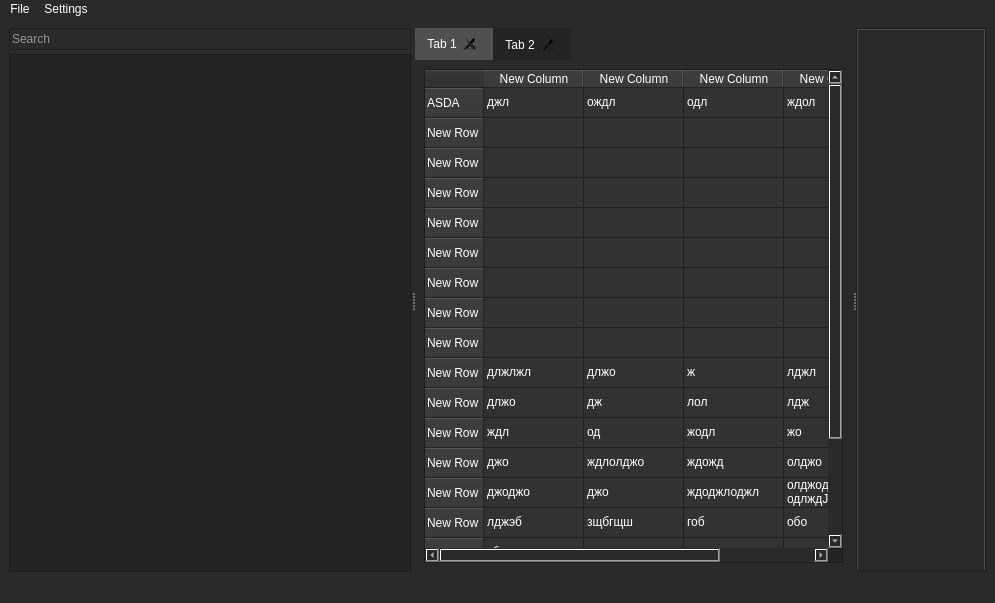
<?xml version="1.0" encoding="UTF-8"?>
<ui version="4.0">
 <class>MainWindow</class>
 <widget class="QMainWindow" name="MainWindow">
  <property name="geometry">
   <rect>
    <x>0</x>
    <y>0</y>
    <width>995</width>
    <height>603</height>
   </rect>
  </property>
  <property name="windowTitle">
   <string>MainWindow</string>
  </property>
  <property name="styleSheet">
   <string notr="true">background-color: rgb(42, 42, 42);
color: rgb(255, 255, 255);</string>
  </property>
  <widget class="QWidget" name="centra_widget">
   <layout class="QHBoxLayout" name="horizontalLayout">
    <item>
     <widget class="QSplitter" name="splitter">
      <property name="frameShape">
       <enum>QFrame::NoFrame</enum>
      </property>
      <property name="orientation">
       <enum>Qt::Horizontal</enum>
      </property>
      <widget class="QWidget" name="layoutWidget">
       <layout class="QVBoxLayout" name="asset_browser_layiut">
        <property name="spacing">
         <number>4</number>
        </property>
        <property name="sizeConstraint">
         <enum>QLayout::SetDefaultConstraint</enum>
        </property>
        <item>
         <widget class="QLineEdit" name="search_widget">
          <property name="maximumSize">
           <size>
            <width>16777215</width>
            <height>16777215</height>
           </size>
          </property>
          <property name="placeholderText">
           <string>Search</string>
          </property>
         </widget>
        </item>
        <item>
         <widget class="QTreeWidget" name="project_tree_widget">
          <property name="maximumSize">
           <size>
            <width>16777215</width>
            <height>16777215</height>
           </size>
          </property>
          <property name="font">
           <font>
            <pointsize>20</pointsize>
           </font>
          </property>
          <property name="statusTip">
           <string/>
          </property>
          <property name="styleSheet">
           <string notr="true">QTreeWidget{
	background-color: rgb(36, 36, 36);
	color: rgb(255, 255, 255);
	alternate-background-color: rgb(28, 28, 28);
}
QTreeWidget::item{
	background-color: rgb(50, 50, 50);
	color: rgb(255, 255, 255);
	border-radius: 10px;
	border-bottom: 10px;
	margin-top: 2px;
	margin-bottom: 2px;
}
QTreeWidget::item:selected {
	background-color: rgb(80, 80, 80);

}
QTreeWidget::item:pressed {
	background-color: rgb(10, 10, 10);
}

QTreeWidget::item::icon {
    margin-right: 5px;
}

QTreeView::branch:closed:has-children {
    border-image: none;
}

QTreeView::branch:open:has-children {
    border-image: none;
}

QTreeView::branch:!has-children {
    border-image: none;
}</string>
          </property>
          <property name="verticalScrollBarPolicy">
           <enum>Qt::ScrollBarAsNeeded</enum>
          </property>
          <property name="sizeAdjustPolicy">
           <enum>QAbstractScrollArea::AdjustIgnored</enum>
          </property>
          <property name="alternatingRowColors">
           <bool>true</bool>
          </property>
          <property name="verticalScrollMode">
           <enum>QAbstractItemView::ScrollPerItem</enum>
          </property>
          <property name="autoExpandDelay">
           <number>-1</number>
          </property>
          <property name="indentation">
           <number>15</number>
          </property>
          <property name="rootIsDecorated">
           <bool>true</bool>
          </property>
          <property name="uniformRowHeights">
           <bool>false</bool>
          </property>
          <property name="itemsExpandable">
           <bool>true</bool>
          </property>
          <property name="sortingEnabled">
           <bool>false</bool>
          </property>
          <property name="animated">
           <bool>false</bool>
          </property>
          <property name="headerHidden">
           <bool>true</bool>
          </property>
          <attribute name="headerVisible">
           <bool>false</bool>
          </attribute>
          <attribute name="headerCascadingSectionResizes">
           <bool>false</bool>
          </attribute>
          <attribute name="headerHighlightSections">
           <bool>false</bool>
          </attribute>
          <attribute name="headerShowSortIndicator" stdset="0">
           <bool>false</bool>
          </attribute>
          <attribute name="headerStretchLastSection">
           <bool>true</bool>
          </attribute>
         </widget>
        </item>
       </layout>
      </widget>
      <widget class="QTabWidget" name="asset_tab_widget">
       <property name="font">
        <font>
         <kerning>true</kerning>
        </font>
       </property>
       <property name="styleSheet">
        <string notr="true">QTabWidget{
	background-color: rgb(36, 36, 36);
	color: rgb(255, 255, 255);
	alternate-background-color: rgb(28, 28, 28);
}
QTabWidget::pane{
	background-color: rgb(36, 36, 36);
	color: rgb(255, 255, 255);
	alternate-background-color: rgb(28, 28, 28);
}
QTabWidget::pane:selected {
	background-color: rgb(80, 80, 80);

}


QTabWidget::pane {
  background: rgb(245, 245, 245);
} 

QTabBar::tab {
	background-color: rgb(36, 36, 36);
	color: rgb(255, 255, 255);
	alternate-background-color: rgb(28, 28, 28);
} 

QTabBar::tab:selected { 
	background-color: rgb(80, 80, 80); 
}</string>
       </property>
       <property name="tabPosition">
        <enum>QTabWidget::North</enum>
       </property>
       <property name="currentIndex">
        <number>0</number>
       </property>
       <property name="usesScrollButtons">
        <bool>true</bool>
       </property>
       <property name="documentMode">
        <bool>false</bool>
       </property>
       <property name="tabsClosable">
        <bool>true</bool>
       </property>
       <property name="movable">
        <bool>true</bool>
       </property>
       <property name="tabBarAutoHide">
        <bool>false</bool>
       </property>
       <widget class="QWidget" name="tab">
        <attribute name="title">
         <string>Tab 1</string>
        </attribute>
        <layout class="QVBoxLayout" name="verticalLayout_2">
         <item>
          <widget class="QTableWidget" name="table_widget_3">
           <property name="sizePolicy">
            <sizepolicy hsizetype="Expanding" vsizetype="Expanding">
             <horstretch>0</horstretch>
             <verstretch>0</verstretch>
            </sizepolicy>
           </property>
           <property name="styleSheet">
            <string notr="true">QTableWidget{
	background-color: rgb(36, 36, 36);
	color: rgb(255, 255, 255);
	alternate-background-color: rgb(28, 28, 28);
}
QTableWidget::item{
	background-color: rgb(50, 50, 50);
	color: rgb(255, 255, 255);
}
QTableWidget::item:selected {
	background-color: rgb(80, 80, 80);

}
QTableWidget::item:pressed {
	background-color: rgb(10, 10, 10);
}

QHeaderView::section {
	background-color: rgb(50, 50, 50);
	color: rgb(255, 255, 255);
}</string>
           </property>
           <property name="frameShape">
            <enum>QFrame::StyledPanel</enum>
           </property>
           <property name="frameShadow">
            <enum>QFrame::Sunken</enum>
           </property>
           <property name="sizeAdjustPolicy">
            <enum>QAbstractScrollArea::AdjustIgnored</enum>
           </property>
           <property name="dragEnabled">
            <bool>false</bool>
           </property>
           <property name="alternatingRowColors">
            <bool>true</bool>
           </property>
           <property name="showGrid">
            <bool>true</bool>
           </property>
           <property name="gridStyle">
            <enum>Qt::SolidLine</enum>
           </property>
           <property name="sortingEnabled">
            <bool>false</bool>
           </property>
           <attribute name="horizontalHeaderVisible">
            <bool>true</bool>
           </attribute>
           <attribute name="horizontalHeaderCascadingSectionResizes">
            <bool>false</bool>
           </attribute>
           <attribute name="horizontalHeaderHighlightSections">
            <bool>true</bool>
           </attribute>
           <attribute name="horizontalHeaderShowSortIndicator" stdset="0">
            <bool>false</bool>
           </attribute>
           <attribute name="horizontalHeaderStretchLastSection">
            <bool>false</bool>
           </attribute>
           <row>
            <property name="text">
             <string>ASDA</string>
            </property>
           </row>
           <row>
            <property name="text">
             <string>New Row</string>
            </property>
           </row>
           <row>
            <property name="text">
             <string>New Row</string>
            </property>
           </row>
           <row>
            <property name="text">
             <string>New Row</string>
            </property>
           </row>
           <row>
            <property name="text">
             <string>New Row</string>
            </property>
           </row>
           <row>
            <property name="text">
             <string>New Row</string>
            </property>
           </row>
           <row>
            <property name="text">
             <string>New Row</string>
            </property>
           </row>
           <row>
            <property name="text">
             <string>New Row</string>
            </property>
           </row>
           <row>
            <property name="text">
             <string>New Row</string>
            </property>
           </row>
           <row>
            <property name="text">
             <string>New Row</string>
            </property>
           </row>
           <row>
            <property name="text">
             <string>New Row</string>
            </property>
           </row>
           <row>
            <property name="text">
             <string>New Row</string>
            </property>
           </row>
           <row>
            <property name="text">
             <string>New Row</string>
            </property>
           </row>
           <row>
            <property name="text">
             <string>New Row</string>
            </property>
           </row>
           <row>
            <property name="text">
             <string>New Row</string>
            </property>
           </row>
           <row>
            <property name="text">
             <string>New Row</string>
            </property>
           </row>
           <row>
            <property name="text">
             <string>New Row</string>
            </property>
           </row>
           <row>
            <property name="text">
             <string>New Row</string>
            </property>
           </row>
           <row>
            <property name="text">
             <string>New Row</string>
            </property>
           </row>
           <column>
            <property name="text">
             <string>New Column</string>
            </property>
           </column>
           <column>
            <property name="text">
             <string>New Column</string>
            </property>
           </column>
           <column>
            <property name="text">
             <string>New Column</string>
            </property>
           </column>
           <column>
            <property name="text">
             <string>New Column</string>
            </property>
           </column>
           <item row="0" column="0">
            <property name="text">
             <string>джл</string>
            </property>
           </item>
           <item row="0" column="1">
            <property name="text">
             <string>ождл</string>
            </property>
           </item>
           <item row="0" column="2">
            <property name="text">
             <string>одл</string>
            </property>
           </item>
           <item row="0" column="3">
            <property name="text">
             <string>ждол</string>
            </property>
           </item>
           <item row="9" column="0">
            <property name="text">
             <string>длжлжл</string>
            </property>
           </item>
           <item row="9" column="1">
            <property name="text">
             <string>длжо</string>
            </property>
           </item>
           <item row="9" column="2">
            <property name="text">
             <string>ж</string>
            </property>
           </item>
           <item row="9" column="3">
            <property name="text">
             <string>лджл</string>
            </property>
           </item>
           <item row="10" column="0">
            <property name="text">
             <string>длжо</string>
            </property>
           </item>
           <item row="10" column="1">
            <property name="text">
             <string>дж</string>
            </property>
           </item>
           <item row="10" column="2">
            <property name="text">
             <string>лол</string>
            </property>
           </item>
           <item row="10" column="3">
            <property name="text">
             <string>лдж</string>
            </property>
           </item>
           <item row="11" column="0">
            <property name="text">
             <string>ждл</string>
            </property>
           </item>
           <item row="11" column="1">
            <property name="text">
             <string>од</string>
            </property>
           </item>
           <item row="11" column="2">
            <property name="text">
             <string>жодл</string>
            </property>
           </item>
           <item row="11" column="3">
            <property name="text">
             <string>жо</string>
            </property>
           </item>
           <item row="12" column="0">
            <property name="text">
             <string>джо</string>
            </property>
           </item>
           <item row="12" column="1">
            <property name="text">
             <string>ждлолджо</string>
            </property>
           </item>
           <item row="12" column="2">
            <property name="text">
             <string>ждожд</string>
            </property>
           </item>
           <item row="12" column="3">
            <property name="text">
             <string>олджо</string>
            </property>
           </item>
           <item row="13" column="0">
            <property name="text">
             <string>джоджо</string>
            </property>
           </item>
           <item row="13" column="1">
            <property name="text">
             <string>джо</string>
            </property>
           </item>
           <item row="13" column="2">
            <property name="text">
             <string>ждоджлоджл</string>
            </property>
           </item>
           <item row="13" column="3">
            <property name="text">
             <string>олджодоьлдж одлждJ</string>
            </property>
           </item>
           <item row="14" column="0">
            <property name="text">
             <string>лджэб</string>
            </property>
           </item>
           <item row="14" column="1">
            <property name="text">
             <string>зщбгщш</string>
            </property>
           </item>
           <item row="14" column="2">
            <property name="text">
             <string>гоб</string>
            </property>
           </item>
           <item row="14" column="3">
            <property name="text">
             <string>обо</string>
            </property>
           </item>
           <item row="15" column="0">
            <property name="text">
             <string>збжго</string>
            </property>
           </item>
           <item row="15" column="1">
            <property name="text">
             <string>зщг</string>
            </property>
           </item>
           <item row="15" column="2">
            <property name="text">
             <string>оз</string>
            </property>
           </item>
           <item row="15" column="3">
            <property name="text">
             <string>о</string>
            </property>
           </item>
           <item row="16" column="0">
            <property name="text">
             <string>г</string>
            </property>
           </item>
           <item row="16" column="1">
            <property name="text">
             <string>зо</string>
            </property>
           </item>
           <item row="16" column="2">
            <property name="text">
             <string>зжо</string>
            </property>
           </item>
           <item row="16" column="3">
            <property name="text">
             <string>бзо</string>
            </property>
           </item>
           <item row="17" column="0">
            <property name="text">
             <string>зжэо</string>
            </property>
           </item>
           <item row="17" column="1">
            <property name="text">
             <string>эо</string>
            </property>
           </item>
           <item row="17" column="2">
            <property name="text">
             <string>щ</string>
            </property>
           </item>
           <item row="17" column="3">
            <property name="text">
             <string>об</string>
            </property>
           </item>
           <item row="18" column="0">
            <property name="text">
             <string>щзо</string>
            </property>
           </item>
           <item row="18" column="1">
            <property name="text">
             <string>зэо</string>
            </property>
           </item>
           <item row="18" column="2">
            <property name="text">
             <string>збщ</string>
            </property>
           </item>
           <item row="18" column="3">
            <property name="text">
             <string>ощз</string>
            </property>
           </item>
          </widget>
         </item>
        </layout>
       </widget>
       <widget class="QWidget" name="tab_2">
        <attribute name="title">
         <string>Tab 2</string>
        </attribute>
        <layout class="QVBoxLayout" name="verticalLayout">
         <item>
          <widget class="QTableWidget" name="table_widget_2">
           <property name="sizePolicy">
            <sizepolicy hsizetype="Expanding" vsizetype="Expanding">
             <horstretch>0</horstretch>
             <verstretch>0</verstretch>
            </sizepolicy>
           </property>
           <property name="styleSheet">
            <string notr="true">QTableWidget{
	background-color: rgb(36, 36, 36);
	color: rgb(255, 255, 255);
	alternate-background-color: rgb(28, 28, 28);
gridline-color:#242424;
}
QTableWidget::item{
	background-color: rgb(50, 50, 50);
	color: rgb(255, 255, 255);
}
QTableWidget::item:selected {
	background-color: rgb(80, 80, 80);

}
QTableWidget::item:pressed {
	background-color: rgb(10, 10, 10);
}

QHeaderView::section {
	background-color: rgb(50, 50, 50);
	color: rgb(255, 255, 255);
}</string>
           </property>
           <property name="frameShape">
            <enum>QFrame::StyledPanel</enum>
           </property>
           <property name="frameShadow">
            <enum>QFrame::Sunken</enum>
           </property>
           <property name="sizeAdjustPolicy">
            <enum>QAbstractScrollArea::AdjustIgnored</enum>
           </property>
           <property name="dragEnabled">
            <bool>false</bool>
           </property>
           <property name="alternatingRowColors">
            <bool>true</bool>
           </property>
           <property name="showGrid">
            <bool>true</bool>
           </property>
           <property name="gridStyle">
            <enum>Qt::SolidLine</enum>
           </property>
           <property name="sortingEnabled">
            <bool>false</bool>
           </property>
           <attribute name="horizontalHeaderVisible">
            <bool>false</bool>
           </attribute>
           <attribute name="horizontalHeaderCascadingSectionResizes">
            <bool>false</bool>
           </attribute>
           <attribute name="horizontalHeaderHighlightSections">
            <bool>true</bool>
           </attribute>
           <attribute name="horizontalHeaderShowSortIndicator" stdset="0">
            <bool>false</bool>
           </attribute>
           <attribute name="horizontalHeaderStretchLastSection">
            <bool>false</bool>
           </attribute>
           <row>
            <property name="text">
             <string>New Row</string>
            </property>
           </row>
           <row>
            <property name="text">
             <string>New Row</string>
            </property>
           </row>
           <row>
            <property name="text">
             <string>New Row</string>
            </property>
           </row>
           <row>
            <property name="text">
             <string>New Row</string>
            </property>
           </row>
           <row>
            <property name="text">
             <string>New Row</string>
            </property>
           </row>
           <row>
            <property name="text">
             <string>New Row</string>
            </property>
           </row>
           <row>
            <property name="text">
             <string>New Row</string>
            </property>
           </row>
           <row>
            <property name="text">
             <string>New Row</string>
            </property>
           </row>
           <row>
            <property name="text">
             <string>New Row</string>
            </property>
           </row>
           <row>
            <property name="text">
             <string>New Row</string>
            </property>
           </row>
           <row>
            <property name="text">
             <string>New Row</string>
            </property>
           </row>
           <row>
            <property name="text">
             <string>New Row</string>
            </property>
           </row>
           <row>
            <property name="text">
             <string>New Row</string>
            </property>
           </row>
           <row>
            <property name="text">
             <string>New Row</string>
            </property>
           </row>
           <row>
            <property name="text">
             <string>New Row</string>
            </property>
           </row>
           <row>
            <property name="text">
             <string>New Row</string>
            </property>
           </row>
           <row>
            <property name="text">
             <string>New Row</string>
            </property>
           </row>
           <row>
            <property name="text">
             <string>New Row</string>
            </property>
           </row>
           <row>
            <property name="text">
             <string>New Row</string>
            </property>
           </row>
           <column>
            <property name="text">
             <string>New Column</string>
            </property>
           </column>
           <column>
            <property name="text">
             <string>New Column</string>
            </property>
           </column>
           <column>
            <property name="text">
             <string>New Column</string>
            </property>
           </column>
           <column>
            <property name="text">
             <string>New Column</string>
            </property>
           </column>
           <item row="0" column="0">
            <property name="text">
             <string>джл</string>
            </property>
           </item>
           <item row="0" column="1">
            <property name="text">
             <string>ождл</string>
            </property>
           </item>
           <item row="0" column="2">
            <property name="text">
             <string>одл</string>
            </property>
           </item>
           <item row="0" column="3">
            <property name="text">
             <string>ждол</string>
            </property>
           </item>
           <item row="9" column="0">
            <property name="text">
             <string>длжлжл</string>
            </property>
           </item>
           <item row="9" column="1">
            <property name="text">
             <string>длжо</string>
            </property>
           </item>
           <item row="9" column="2">
            <property name="text">
             <string>ж</string>
            </property>
           </item>
           <item row="9" column="3">
            <property name="text">
             <string>лджл</string>
            </property>
           </item>
           <item row="10" column="0">
            <property name="text">
             <string>длжо</string>
            </property>
           </item>
           <item row="10" column="1">
            <property name="text">
             <string>дж</string>
            </property>
           </item>
           <item row="10" column="2">
            <property name="text">
             <string>лол</string>
            </property>
           </item>
           <item row="10" column="3">
            <property name="text">
             <string>лдж</string>
            </property>
           </item>
           <item row="11" column="0">
            <property name="text">
             <string>ждл</string>
            </property>
           </item>
           <item row="11" column="1">
            <property name="text">
             <string>од</string>
            </property>
           </item>
           <item row="11" column="2">
            <property name="text">
             <string>жодл</string>
            </property>
           </item>
           <item row="11" column="3">
            <property name="text">
             <string>жо</string>
            </property>
           </item>
           <item row="12" column="0">
            <property name="text">
             <string>джо</string>
            </property>
           </item>
           <item row="12" column="1">
            <property name="text">
             <string>ждлолджо</string>
            </property>
           </item>
           <item row="12" column="2">
            <property name="text">
             <string>ждожд</string>
            </property>
           </item>
           <item row="12" column="3">
            <property name="text">
             <string>олджо</string>
            </property>
           </item>
           <item row="13" column="0">
            <property name="text">
             <string>джоджо</string>
            </property>
           </item>
           <item row="13" column="1">
            <property name="text">
             <string>джо</string>
            </property>
           </item>
           <item row="13" column="2">
            <property name="text">
             <string>ждоджлоджл</string>
            </property>
           </item>
           <item row="13" column="3">
            <property name="text">
             <string>олджодоьлдж одлждJ</string>
            </property>
           </item>
           <item row="14" column="0">
            <property name="text">
             <string>лджэб</string>
            </property>
           </item>
           <item row="14" column="1">
            <property name="text">
             <string>зщбгщш</string>
            </property>
           </item>
           <item row="14" column="2">
            <property name="text">
             <string>гоб</string>
            </property>
           </item>
           <item row="14" column="3">
            <property name="text">
             <string>обо</string>
            </property>
           </item>
           <item row="15" column="0">
            <property name="text">
             <string>збжго</string>
            </property>
           </item>
           <item row="15" column="1">
            <property name="text">
             <string>зщг</string>
            </property>
           </item>
           <item row="15" column="2">
            <property name="text">
             <string>оз</string>
            </property>
           </item>
           <item row="15" column="3">
            <property name="text">
             <string>о</string>
            </property>
           </item>
           <item row="16" column="0">
            <property name="text">
             <string>г</string>
            </property>
           </item>
           <item row="16" column="1">
            <property name="text">
             <string>зо</string>
            </property>
           </item>
           <item row="16" column="2">
            <property name="text">
             <string>зжо</string>
            </property>
           </item>
           <item row="16" column="3">
            <property name="text">
             <string>бзо</string>
            </property>
           </item>
           <item row="17" column="0">
            <property name="text">
             <string>зжэо</string>
            </property>
           </item>
           <item row="17" column="1">
            <property name="text">
             <string>эо</string>
            </property>
           </item>
           <item row="17" column="2">
            <property name="text">
             <string>щ</string>
            </property>
           </item>
           <item row="17" column="3">
            <property name="text">
             <string>об</string>
            </property>
           </item>
           <item row="18" column="0">
            <property name="text">
             <string>щзо</string>
            </property>
           </item>
           <item row="18" column="1">
            <property name="text">
             <string>зэо</string>
            </property>
           </item>
           <item row="18" column="2">
            <property name="text">
             <string>збщ</string>
            </property>
           </item>
           <item row="18" column="3">
            <property name="text">
             <string>ощз</string>
            </property>
           </item>
          </widget>
         </item>
        </layout>
       </widget>
      </widget>
      <widget class="QTabWidget" name="asset_tab_widget_2">
       <property name="minimumSize">
        <size>
         <width>130</width>
         <height>0</height>
        </size>
       </property>
       <property name="maximumSize">
        <size>
         <width>16777215</width>
         <height>16777215</height>
        </size>
       </property>
       <property name="currentIndex">
        <number>-1</number>
       </property>
      </widget>
     </widget>
    </item>
   </layout>
  </widget>
  <widget class="QMenuBar" name="menubar">
   <property name="geometry">
    <rect>
     <x>0</x>
     <y>0</y>
     <width>995</width>
     <height>18</height>
    </rect>
   </property>
   <widget class="QMenu" name="menu_file">
    <property name="title">
     <string>File</string>
    </property>
   </widget>
   <widget class="QMenu" name="menu_settings">
    <property name="title">
     <string>Settings</string>
    </property>
   </widget>
   <addaction name="menu_file"/>
   <addaction name="menu_settings"/>
  </widget>
  <widget class="QStatusBar" name="status_bar"/>
 </widget>
 <resources/>
 <connections/>
</ui>
